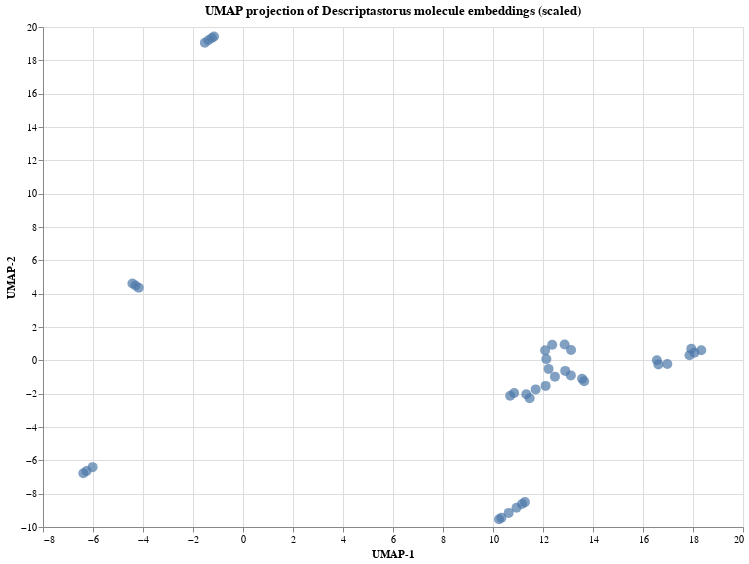

The code cell stored with this chart in its notebook:
### Code cell
scaler = StandardScaler()
mol_scaled = scaler.fit_transform(mol_array)

reducer2 = umap.UMAP(
    n_neighbors=3,
    min_dist=0.2,
    metric="euclidean",
    random_state=42
)

mol_umap = reducer2.fit_transform(mol_array)
umap_df = pd.DataFrame({
    'UMAP-1': mol_umap[:, 0],
    'UMAP-2': mol_umap[:, 1],
    'Molecule': subs_names
})

chart = alt.Chart(umap_df).mark_circle(size=100, opacity=0.7).encode(
    x=alt.X('UMAP-1', scale=alt.Scale(zero=False)),
    y=alt.Y('UMAP-2', scale=alt.Scale(zero=False)),
    tooltip=['Molecule']
).properties(
    width=700,
    height=500,
    title="UMAP projection of Descriptastorus molecule embeddings (scaled)"
).interactive()

chart.save(_C.results_path / "substrates_umap.png") 
chart.display()

### Figure 1 — Vega-Lite specification as saved in the notebook (floating-point values rounded to 4 significant figures)
{"config": {"view": {"continuousWidth": 300, "continuousHeight": 300}}, "data": {"name": "data-5cd502ac96d99f9ad6ea82d1d48a14ec"}, "mark": {"type": "circle", "opacity": 0.7, "size": 100}, "encoding": {"tooltip": [{"field": "Molecule", "type": "nominal"}], "x": {"field": "UMAP-1", "scale": {"zero": false}, "type": "quantitative"}, "y": {"field": "UMAP-2", "scale": {"zero": false}, "type": "quantitative"}}, "height": 500, "params": [{"name": "param_1", "select": {"type": "interval", "encodings": ["x", "y"]}, "bind": "scales"}], "title": "UMAP projection of Descriptastorus molecule embeddings (scaled)", "width": 700, "$schema": "https://vega.github.io/schema/vega-lite/v5.20.1.json", "datasets": {"data-5cd502ac96d99f9ad6ea82d1d48a14ec": [{"UMAP-1": 16.56, "UMAP-2": 0.00902, "Molecule": "1,2-Propanediol"}, {"UMAP-1": 12.13, "UMAP-2": 0.07265, "Molecule": "1,3-Propanediol"}, {"UMAP-1": 12.09, "UMAP-2": 0.5994, "Molecule": "1,4-Butanediol"}, {"UMAP-1": 12.89, "UMAP-2": -0.6339, "Molecule": "1,5-Pentanediol"}, {"UMAP-1": 12.37, "UMAP-2": 0.93, "Molecule": "1,6-Hexanediol"}, {"UMAP-1": 13.11, "UMAP-2": -0.903, "Molecule": "1-Butanol"}, {"UMAP-1": 11.28, "UMAP-2": -8.506, "Molecule": "3-Methoxybenzyl alcohol"}, {"UMAP-1": 10.34, "UMAP-2": -9.441, "Molecule": "4-Hydroxybenzyl alcohol"}, {"UMAP-1": 11.16, "UMAP-2": -8.623, "Molecule": "4-Methoxybenzyl alcohol"}, {"UMAP-1": 10.85, "UMAP-2": -1.965, "Molecule": "5-Formyl-2-furancarboxylic Acid (FFCA)"}, {"UMAP-1": 10.69, "UMAP-2": -2.127, "Molecule": "5-Hydroxymethyl-2-furoic acid (HMFCA)"}, {"UMAP-1": 11.47, "UMAP-2": -2.278, "Molecule": "5-Hydroxymethylfurfural (HMF) "}, {"UMAP-1": 13.56, "UMAP-2": -1.108, "Molecule": "Benzyl alcohol"}, {"UMAP-1": 13.65, "UMAP-2": -1.256, "Molecule": "Cinnamyl alcohol"}, {"UMAP-1": 10.63, "UMAP-2": -9.153, "Molecule": "Coniferyl alcohol"}, {"UMAP-1": 18.33, "UMAP-2": 0.6083, "Molecule": "D-Fructose"}, {"UMAP-1": -4.17, "UMAP-2": 4.36, "Molecule": "D-Galactose"}, {"UMAP-1": -4.301, "UMAP-2": 4.491, "Molecule": "D-Glucose"}, {"UMAP-1": -1.385, "UMAP-2": 19.2, "Molecule": "D-Lactose"}, {"UMAP-1": -4.424, "UMAP-2": 4.614, "Molecule": "D-Mannose"}, {"UMAP-1": -6.387, "UMAP-2": -6.777, "Molecule": "D-Ribose"}, {"UMAP-1": -6.254, "UMAP-2": -6.645, "Molecule": "D-Xylose"}, {"UMAP-1": 12.48, "UMAP-2": -0.9793, "Molecule": "Ethanol"}, {"UMAP-1": 11.33, "UMAP-2": -2.035, "Molecule": "Furfural"}, {"UMAP-1": 17.86, "UMAP-2": 0.3047, "Molecule": "Galactitol"}, {"UMAP-1": 16.97, "UMAP-2": -0.2151, "Molecule": "Glycerol"}, {"UMAP-1": 12.1, "UMAP-2": -1.533, "Molecule": "Glycolaldehyde"}, {"UMAP-1": 13.12, "UMAP-2": 0.6187, "Molecule": "Hexanol"}, {"UMAP-1": 16.62, "UMAP-2": -0.2429, "Molecule": "Isoflurophate (DFF)"}, {"UMAP-1": -6.017, "UMAP-2": -6.408, "Molecule": "L-Arabinose"}, {"UMAP-1": 18.06, "UMAP-2": 0.4533, "Molecule": "Mannitol"}, {"UMAP-1": -1.526, "UMAP-2": 19.06, "Molecule": "Melibiose"}, {"UMAP-1": 12.22, "UMAP-2": -0.5127, "Molecule": "Methanol"}, {"UMAP-1": 11.71, "UMAP-2": -1.743, "Molecule": "Methyl Glyoxal"}, {"UMAP-1": 12.87, "UMAP-2": 0.952, "Molecule": "Octanol"}, {"UMAP-1": -1.158, "UMAP-2": 19.43, "Molecule": "Raffinose"}, {"UMAP-1": 17.93, "UMAP-2": 0.7, "Molecule": "Sorbitol"}, {"UMAP-1": -1.245, "UMAP-2": 19.34, "Molecule": "Sucrose"}, {"UMAP-1": 10.24, "UMAP-2": -9.54, "Molecule": "Vanillyl alcohol"}, {"UMAP-1": 10.94, "UMAP-2": -8.844, "Molecule": "Veratryl alcohol"}]}}
